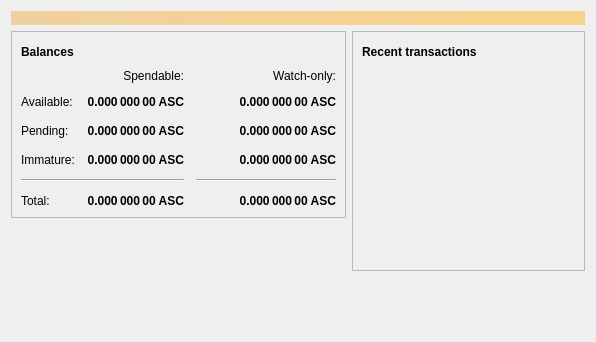
<?xml version="1.0" encoding="UTF-8"?>
<ui version="4.0">
 <class>OverviewPage</class>
 <widget class="QWidget" name="OverviewPage">
  <property name="geometry">
   <rect>
    <x>0</x>
    <y>0</y>
    <width>596</width>
    <height>342</height>
   </rect>
  </property>
  <property name="windowTitle">
   <string>Form</string>
  </property>
  <layout class="QVBoxLayout" name="topLayout">
   <item>
    <widget class="QLabel" name="labelAlerts">
     <property name="visible">
      <bool>false</bool>
     </property>
     <property name="styleSheet">
      <string notr="true">QLabel { background-color: qlineargradient(x1: 0, y1: 0, x2: 1, y2: 0, stop:0 #F0D0A0, stop:1 #F8D488); color:#000000; }</string>
     </property>
     <property name="wordWrap">
      <bool>true</bool>
     </property>
     <property name="margin">
      <number>3</number>
     </property>
     <property name="textInteractionFlags">
      <set>Qt::TextSelectableByMouse</set>
     </property>
    </widget>
   </item>
   <item>
    <layout class="QHBoxLayout" name="horizontalLayout" stretch="1,1">
     <item>
      <layout class="QVBoxLayout" name="verticalLayout_2">
       <item>
        <widget class="QFrame" name="frame">
         <property name="frameShape">
          <enum>QFrame::StyledPanel</enum>
         </property>
         <property name="frameShadow">
          <enum>QFrame::Raised</enum>
         </property>
         <layout class="QVBoxLayout" name="verticalLayout_4">
          <item>
           <layout class="QHBoxLayout" name="horizontalLayout_4">
            <item>
             <widget class="QLabel" name="label_5">
              <property name="font">
               <font>
                <weight>75</weight>
                <bold>true</bold>
               </font>
              </property>
              <property name="text">
               <string>Balances</string>
              </property>
             </widget>
            </item>
            <item>
             <widget class="QPushButton" name="labelWalletStatus">
              <property name="enabled">
               <bool>true</bool>
              </property>
              <property name="maximumSize">
               <size>
                <width>30</width>
                <height>16777215</height>
               </size>
              </property>
              <property name="toolTip">
               <string>The displayed information may be out of date. Your wallet automatically synchronizes with the AnotherScryptCoin network after a connection is established, but this process has not completed yet.</string>
              </property>
              <property name="text">
               <string/>
              </property>
              <property name="icon">
               <iconset resource="../bitcoin.qrc">
                <normaloff>:/icons/warning</normaloff>
                <disabledoff>:/icons/warning</disabledoff>:/icons/warning</iconset>
              </property>
              <property name="iconSize">
               <size>
                <width>24</width>
                <height>24</height>
               </size>
              </property>
              <property name="flat">
               <bool>true</bool>
              </property>
             </widget>
            </item>
            <item>
             <spacer name="horizontalSpacer_3">
              <property name="orientation">
               <enum>Qt::Horizontal</enum>
              </property>
              <property name="sizeHint" stdset="0">
               <size>
                <width>40</width>
                <height>20</height>
               </size>
              </property>
             </spacer>
            </item>
           </layout>
          </item>
          <item>
           <layout class="QGridLayout" name="gridLayout">
            <property name="spacing">
             <number>12</number>
            </property>
            <item row="2" column="2">
             <widget class="QLabel" name="labelWatchPending">
              <property name="font">
               <font>
                <weight>75</weight>
                <bold>true</bold>
               </font>
              </property>
              <property name="cursor">
               <cursorShape>IBeamCursor</cursorShape>
              </property>
              <property name="toolTip">
               <string>Unconfirmed transactions to watch-only addresses</string>
              </property>
              <property name="text">
               <string notr="true">0.000 000 00 ASC</string>
              </property>
              <property name="alignment">
               <set>Qt::AlignRight|Qt::AlignTrailing|Qt::AlignVCenter</set>
              </property>
              <property name="textInteractionFlags">
               <set>Qt::LinksAccessibleByMouse|Qt::TextSelectableByKeyboard|Qt::TextSelectableByMouse</set>
              </property>
             </widget>
            </item>
            <item row="2" column="1">
             <widget class="QLabel" name="labelUnconfirmed">
              <property name="font">
               <font>
                <weight>75</weight>
                <bold>true</bold>
               </font>
              </property>
              <property name="cursor">
               <cursorShape>IBeamCursor</cursorShape>
              </property>
              <property name="toolTip">
               <string>Total of transactions that have yet to be confirmed, and do not yet count toward the spendable balance</string>
              </property>
              <property name="text">
               <string notr="true">0.000 000 00 ASC</string>
              </property>
              <property name="alignment">
               <set>Qt::AlignRight|Qt::AlignTrailing|Qt::AlignVCenter</set>
              </property>
              <property name="textInteractionFlags">
               <set>Qt::LinksAccessibleByMouse|Qt::TextSelectableByKeyboard|Qt::TextSelectableByMouse</set>
              </property>
             </widget>
            </item>
            <item row="3" column="2">
             <widget class="QLabel" name="labelWatchImmature">
              <property name="font">
               <font>
                <weight>75</weight>
                <bold>true</bold>
               </font>
              </property>
              <property name="cursor">
               <cursorShape>IBeamCursor</cursorShape>
              </property>
              <property name="toolTip">
               <string>Mined balance in watch-only addresses that has not yet matured</string>
              </property>
              <property name="text">
               <string notr="true">0.000 000 00 ASC</string>
              </property>
              <property name="alignment">
               <set>Qt::AlignRight|Qt::AlignTrailing|Qt::AlignVCenter</set>
              </property>
              <property name="textInteractionFlags">
               <set>Qt::LinksAccessibleByMouse|Qt::TextSelectableByKeyboard|Qt::TextSelectableByMouse</set>
              </property>
             </widget>
            </item>
            <item row="4" column="0" colspan="2">
             <widget class="Line" name="line">
              <property name="orientation">
               <enum>Qt::Horizontal</enum>
              </property>
             </widget>
            </item>
            <item row="4" column="2">
             <widget class="Line" name="lineWatchBalance">
              <property name="sizePolicy">
               <sizepolicy hsizetype="Preferred" vsizetype="Fixed">
                <horstretch>0</horstretch>
                <verstretch>0</verstretch>
               </sizepolicy>
              </property>
              <property name="minimumSize">
               <size>
                <width>140</width>
                <height>0</height>
               </size>
              </property>
              <property name="orientation">
               <enum>Qt::Horizontal</enum>
              </property>
             </widget>
            </item>
            <item row="5" column="0">
             <widget class="QLabel" name="labelTotalText">
              <property name="text">
               <string>Total:</string>
              </property>
             </widget>
            </item>
            <item row="3" column="1">
             <widget class="QLabel" name="labelImmature">
              <property name="font">
               <font>
                <weight>75</weight>
                <bold>true</bold>
               </font>
              </property>
              <property name="cursor">
               <cursorShape>IBeamCursor</cursorShape>
              </property>
              <property name="toolTip">
               <string>Mined balance that has not yet matured</string>
              </property>
              <property name="text">
               <string notr="true">0.000 000 00 ASC</string>
              </property>
              <property name="alignment">
               <set>Qt::AlignRight|Qt::AlignTrailing|Qt::AlignVCenter</set>
              </property>
              <property name="textInteractionFlags">
               <set>Qt::LinksAccessibleByMouse|Qt::TextSelectableByKeyboard|Qt::TextSelectableByMouse</set>
              </property>
             </widget>
            </item>
            <item row="2" column="3">
             <spacer name="horizontalSpacer_2">
              <property name="orientation">
               <enum>Qt::Horizontal</enum>
              </property>
              <property name="sizeHint" stdset="0">
               <size>
                <width>40</width>
                <height>20</height>
               </size>
              </property>
             </spacer>
            </item>
            <item row="3" column="0">
             <widget class="QLabel" name="labelImmatureText">
              <property name="text">
               <string>Immature:</string>
              </property>
             </widget>
            </item>
            <item row="5" column="1">
             <widget class="QLabel" name="labelTotal">
              <property name="font">
               <font>
                <weight>75</weight>
                <bold>true</bold>
               </font>
              </property>
              <property name="cursor">
               <cursorShape>IBeamCursor</cursorShape>
              </property>
              <property name="toolTip">
               <string>Your current total balance</string>
              </property>
              <property name="text">
               <string notr="true">0.000 000 00 ASC</string>
              </property>
              <property name="alignment">
               <set>Qt::AlignRight|Qt::AlignTrailing|Qt::AlignVCenter</set>
              </property>
              <property name="textInteractionFlags">
               <set>Qt::LinksAccessibleByMouse|Qt::TextSelectableByKeyboard|Qt::TextSelectableByMouse</set>
              </property>
             </widget>
            </item>
            <item row="5" column="2">
             <widget class="QLabel" name="labelWatchTotal">
              <property name="font">
               <font>
                <weight>75</weight>
                <bold>true</bold>
               </font>
              </property>
              <property name="cursor">
               <cursorShape>IBeamCursor</cursorShape>
              </property>
              <property name="toolTip">
               <string>Current total balance in watch-only addresses</string>
              </property>
              <property name="text">
               <string notr="true">0.000 000 00 ASC</string>
              </property>
              <property name="alignment">
               <set>Qt::AlignRight|Qt::AlignTrailing|Qt::AlignVCenter</set>
              </property>
              <property name="textInteractionFlags">
               <set>Qt::LinksAccessibleByMouse|Qt::TextSelectableByKeyboard|Qt::TextSelectableByMouse</set>
              </property>
             </widget>
            </item>
            <item row="0" column="2">
             <widget class="QLabel" name="labelWatchonly">
              <property name="text">
               <string>Watch-only:</string>
              </property>
              <property name="alignment">
               <set>Qt::AlignRight|Qt::AlignTrailing|Qt::AlignVCenter</set>
              </property>
             </widget>
            </item>
            <item row="1" column="0">
             <widget class="QLabel" name="labelBalanceText">
              <property name="text">
               <string>Available:</string>
              </property>
             </widget>
            </item>
            <item row="1" column="1">
             <widget class="QLabel" name="labelBalance">
              <property name="font">
               <font>
                <weight>75</weight>
                <bold>true</bold>
               </font>
              </property>
              <property name="cursor">
               <cursorShape>IBeamCursor</cursorShape>
              </property>
              <property name="toolTip">
               <string>Your current spendable balance</string>
              </property>
              <property name="text">
               <string notr="true">0.000 000 00 ASC</string>
              </property>
              <property name="alignment">
               <set>Qt::AlignRight|Qt::AlignTrailing|Qt::AlignVCenter</set>
              </property>
              <property name="textInteractionFlags">
               <set>Qt::LinksAccessibleByMouse|Qt::TextSelectableByKeyboard|Qt::TextSelectableByMouse</set>
              </property>
             </widget>
            </item>
            <item row="1" column="2">
             <widget class="QLabel" name="labelWatchAvailable">
              <property name="font">
               <font>
                <weight>75</weight>
                <bold>true</bold>
               </font>
              </property>
              <property name="cursor">
               <cursorShape>IBeamCursor</cursorShape>
              </property>
              <property name="toolTip">
               <string>Your current balance in watch-only addresses</string>
              </property>
              <property name="text">
               <string notr="true">0.000 000 00 ASC</string>
              </property>
              <property name="alignment">
               <set>Qt::AlignRight|Qt::AlignTrailing|Qt::AlignVCenter</set>
              </property>
              <property name="textInteractionFlags">
               <set>Qt::LinksAccessibleByMouse|Qt::TextSelectableByKeyboard|Qt::TextSelectableByMouse</set>
              </property>
             </widget>
            </item>
            <item row="2" column="0">
             <widget class="QLabel" name="labelPendingText">
              <property name="text">
               <string>Pending:</string>
              </property>
             </widget>
            </item>
            <item row="0" column="1">
             <widget class="QLabel" name="labelSpendable">
              <property name="text">
               <string>Spendable:</string>
              </property>
              <property name="alignment">
               <set>Qt::AlignRight|Qt::AlignTrailing|Qt::AlignVCenter</set>
              </property>
             </widget>
            </item>
           </layout>
          </item>
         </layout>
        </widget>
       </item>
       <item>
        <spacer name="verticalSpacer">
         <property name="orientation">
          <enum>Qt::Vertical</enum>
         </property>
         <property name="sizeHint" stdset="0">
          <size>
           <width>20</width>
           <height>40</height>
          </size>
         </property>
        </spacer>
       </item>
      </layout>
     </item>
     <item>
      <layout class="QVBoxLayout" name="verticalLayout_3">
       <item>
        <widget class="QFrame" name="frame_2">
         <property name="frameShape">
          <enum>QFrame::StyledPanel</enum>
         </property>
         <property name="frameShadow">
          <enum>QFrame::Raised</enum>
         </property>
         <layout class="QVBoxLayout" name="verticalLayout">
          <item>
           <layout class="QHBoxLayout" name="horizontalLayout_2">
            <item>
             <widget class="QLabel" name="label_4">
              <property name="font">
               <font>
                <weight>75</weight>
                <bold>true</bold>
               </font>
              </property>
              <property name="text">
               <string>Recent transactions</string>
              </property>
             </widget>
            </item>
            <item>
             <widget class="QPushButton" name="labelTransactionsStatus">
              <property name="enabled">
               <bool>true</bool>
              </property>
              <property name="maximumSize">
               <size>
                <width>30</width>
                <height>16777215</height>
               </size>
              </property>
              <property name="toolTip">
               <string>The displayed information may be out of date. Your wallet automatically synchronizes with the AnotherScryptCoin network after a connection is established, but this process has not completed yet.</string>
              </property>
              <property name="text">
               <string/>
              </property>
              <property name="icon">
               <iconset resource="../bitcoin.qrc">
                <normaloff>:/icons/warning</normaloff>
                <disabledoff>:/icons/warning</disabledoff>:/icons/warning</iconset>
              </property>
              <property name="iconSize">
               <size>
                <width>24</width>
                <height>24</height>
               </size>
              </property>
              <property name="flat">
               <bool>true</bool>
              </property>
             </widget>
            </item>
            <item>
             <spacer name="horizontalSpacer">
              <property name="orientation">
               <enum>Qt::Horizontal</enum>
              </property>
              <property name="sizeHint" stdset="0">
               <size>
                <width>40</width>
                <height>20</height>
               </size>
              </property>
             </spacer>
            </item>
           </layout>
          </item>
          <item>
           <widget class="QListView" name="listTransactions">
            <property name="styleSheet">
             <string notr="true">QListView { background: transparent; }</string>
            </property>
            <property name="frameShape">
             <enum>QFrame::NoFrame</enum>
            </property>
            <property name="verticalScrollBarPolicy">
             <enum>Qt::ScrollBarAlwaysOff</enum>
            </property>
            <property name="horizontalScrollBarPolicy">
             <enum>Qt::ScrollBarAlwaysOff</enum>
            </property>
            <property name="selectionMode">
             <enum>QAbstractItemView::NoSelection</enum>
            </property>
           </widget>
          </item>
         </layout>
        </widget>
       </item>
       <item>
        <spacer name="verticalSpacer_2">
         <property name="orientation">
          <enum>Qt::Vertical</enum>
         </property>
         <property name="sizeHint" stdset="0">
          <size>
           <width>20</width>
           <height>40</height>
          </size>
         </property>
        </spacer>
       </item>
      </layout>
     </item>
    </layout>
   </item>
  </layout>
 </widget>
 <resources/>
 <connections/>
</ui>
